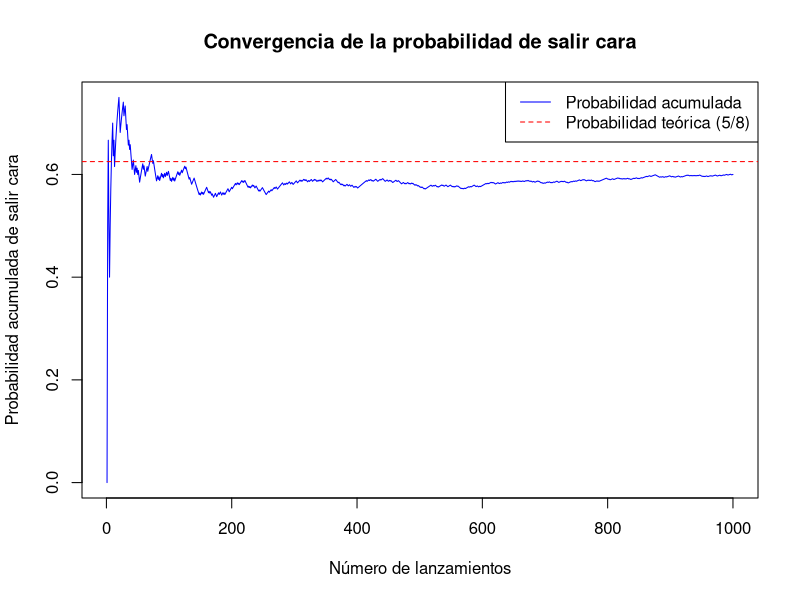
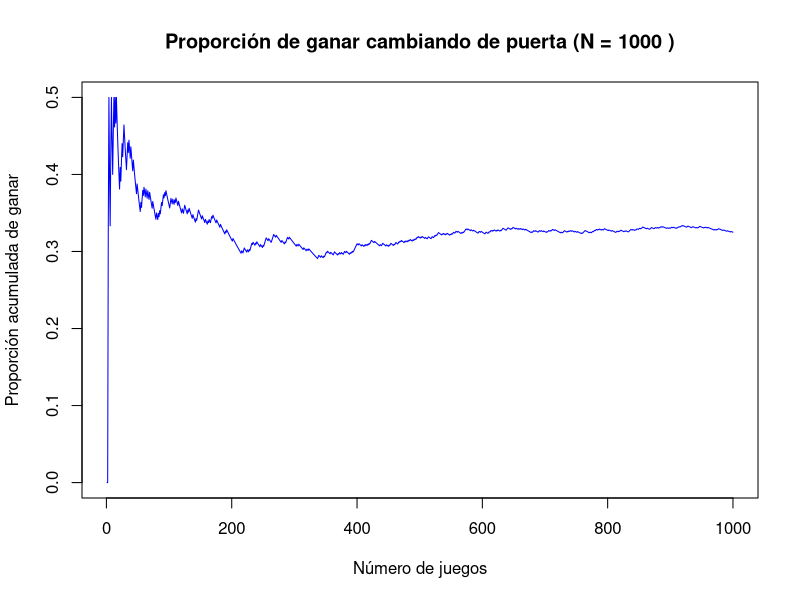

Generate these figures, in order, with R:
## ---- chunk 1

resultados <- numeric(1000)  # Vector para almacenar los resultados

for (lanzamientos in 1:1000) {
  # Simulación de un lanzamiento con probabilidad 5/8 de salir cara
  resultados[lanzamientos] <- rbinom(
    n = 1,
    size = 1,
    prob = 5 / 8
  )
}

# Calcular la probabilidad acumulada de salir cara en cada lanzamiento
probabilidades_acumuladas <- cumsum(resultados) / (1:1000)

# Gráfico de la convergencia
plot(
  1:1000,
  probabilidades_acumuladas,
  type = "l",
  col = "blue",
  xlab = "Número de lanzamientos",
  ylab = "Probabilidad acumulada de salir cara",
  main = "Convergencia de la probabilidad de salir cara"
)

# Añadir línea de referencia para la probabilidad teórica
abline(h = 5 / 8, col = "red", lty = 2)

# Añadir leyenda
legend(
  "topright",
  legend = c("Probabilidad acumulada", "Probabilidad teórica (5/8)"),
  col = c("blue", "red"),
  lty = c(1, 2)
)

## ---- chunk 2
# Creamos una función que simule el juego
montyhall <- function(cambiar = TRUE) {
  # Puertas donde la posición que tiene el 3 es el premio
  puertas <- sample(1:3, 3)
  # Elección del participante.
  posicion <- sample(1:3, 1)
  # El animador abre una de las puertas con una cabra
  puerta_abierta <- setdiff(1:3, c(posicion, which(puertas == 3)))
  if (length(puerta_abierta) > 1) {
    puerta_abierta <- sample(puerta_abierta, 1)
  }
  # Si el participante decide cambiar de puerta
  if (cambiar) {
    eleccion <- setdiff(1:3, c(posicion, puerta_abierta))
  } else {
    eleccion <- posicion
  }
  return(eleccion) # Retornamos la elección, esta puede que tenga el premio o no
}

# Función que simula N juegos
n_juegos <- function(n = 10, cambiar_puerta = TRUE) {
  resultados <- replicate(n, montyhall(cambiar_puerta))
  # Calcular la probabilidad de ganar
  probabilidad_ganar <- mean(resultados == 3)
  # Graficar la probabilidad acumulada
  plot(cumsum(resultados == 3) / (1:n), type = "l", col = "blue",
       xlab = "Número de juegos", ylab = "Probabilidad acumulada de ganar",
       main = paste("Probabilidad de ganar cambiando de puerta:",
                    round(probabilidad_ganar, 3)))
  # Añadir línea de referencia para la probabilidad
  abline(h = probabilidad_ganar, col = "red", lty = 2)
  return(probabilidad_ganar)
}


## ---- chunk 3
# Generar N veces el experimento y graficar cada una de las iteraciones
experimento_montyhall <- function(n = 1000, cambiar_puerta = TRUE) {
  # Inicializar un vector para almacenar los resultados
  resultados <- numeric(n)
  # Realizar N experimentos
  for (i in 1:n) {
    resultados[i] <- montyhall(cambiar_puerta)
  }
  # Calcular la proporción acumulada de éxitos
  proporciones <- cumsum(resultados == 3) / (1:n)
  # Graficar los resultados
  plot(1:n, proporciones, type = "l", col = "blue",
       xlab = "Número de juegos", ylab = "Proporción acumulada de ganar",
       main = paste("Proporción de ganar cambiando de puerta (N =", n, ")"))
  # Añadir línea de referencia para la probabilidad teórica
  abline(h = 2 / 3, col = "red", lty = 2)
  return(proporciones[n])
}

# Ejemplo de uso
experimento_montyhall(n = 1000, cambiar_puerta = TRUE)
